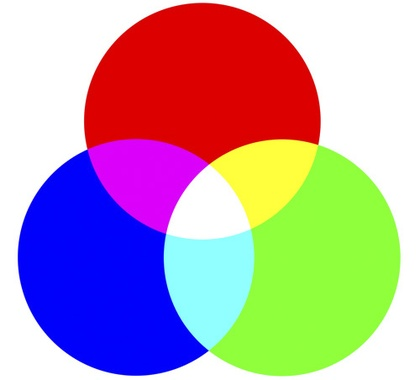
%> input picture image.jpg, 420 x 380 px, shrunk from 500 x 452 before the run
$ octave Union_Inter.m   (GNU Octave 9; MATLAB toolbox functions it lacks are replaced by stand-ins)
%> lines starting %> are read from the running program, lines starting %| are printed output that depends on the picture
clear all
close all
[Image1, chemin] = uigetfile('*.pgm','Choisir l''image noir en blanc à binariser :');
%> the answer given: image.jpg
if ~Image1
   error('Image 1 n''a été désigné !')
end
 Mat1=imread(Image1); % couloir 90,100,95 femme 125
%> Mat1 is the input picture: size 380x420x3 uint8; mean R, G, B 182.6, 159.4, 170.2
[Image2, chemin] = uigetfile('*.pgm','Choisir l''image noir en blanc à binariser :');
%> the answer given: image.jpg
if ~Image2
   error('Image 2 n''a été désigné !')
end
n = 256; %length(Mat1);
Mat2=imread(Image2); % couloir 90,100,95 femme 125
UnionIm = Mat1;
InterIm = Mat1;
%--------------------------------------------------------------------------
seuil_bas = 120;
seuil_haut = 255;
%================== construction de lut_bin et son complement Complt ======
for k = 1:n
        if ((k <= seuil_bas) || (k >= seuil_haut))
            lut_bin(k)=0;
            Complt(k)=1;
        else
            lut_bin(k)=1;
            Complt(k)=0;
    end
end
%--------------------------------------------------------------------------

% utilisation du tableau lut_bin pour faire une mise à jour de 2 tableaux
% Mat1 et Mat2 sous forme binaire (qui prend deux valeur 0 ou 255).
for i = 1:n
    for j = 1:n

            Mat1(i,j)  =  lut_bin(Mat1(i,j)+1);
            Mat2(i,j)  =  lut_bin(Mat2(i,j)+1);
    end
end
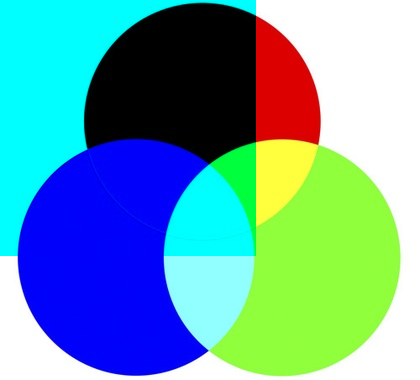
%> Mat1: size 380x420x3 uint8; mean R, G, B 100.4, 159.4, 170.2

%----------------- l'Union et Intersection de deux image --------------------------
for l = 1:n
    for m = 1:n
            if ((Mat1(l,m)== 0) & (Mat2(l,m)==0))
                UnionIm(l,m) = 0;
                InterIm(l,m) = 0;
            else if ((Mat1(l,m)==1) & (Mat2(l,m)==0)) || ((Mat1(l,m)==0) & (Mat2(l,m)==1))
                UnionIm(l,m)  = 0;
                IterIm(l,m)   = 1;
            else
                UnionIm(l,m) = 1;
                InterIm(l,m) = 1;
                end
            end
    end
end


subplot(221)
imshow(256*Mat1)
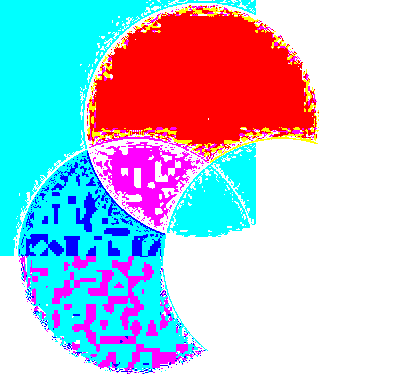
%> displayed picture: size 380x420x3, on the screen's scale of 0 to 255; mean R, G, B 186.1, 198.5, 216.7
title('Image max 2')
subplot(222)
imshow(256*Mat2)
title('Image 2')
subplot(224)
imshow(256*UnionIm)
title('Union de 2 image ')
subplot(223)
imshow(256*InterIm)
title('Intersection de 2 Images ')
